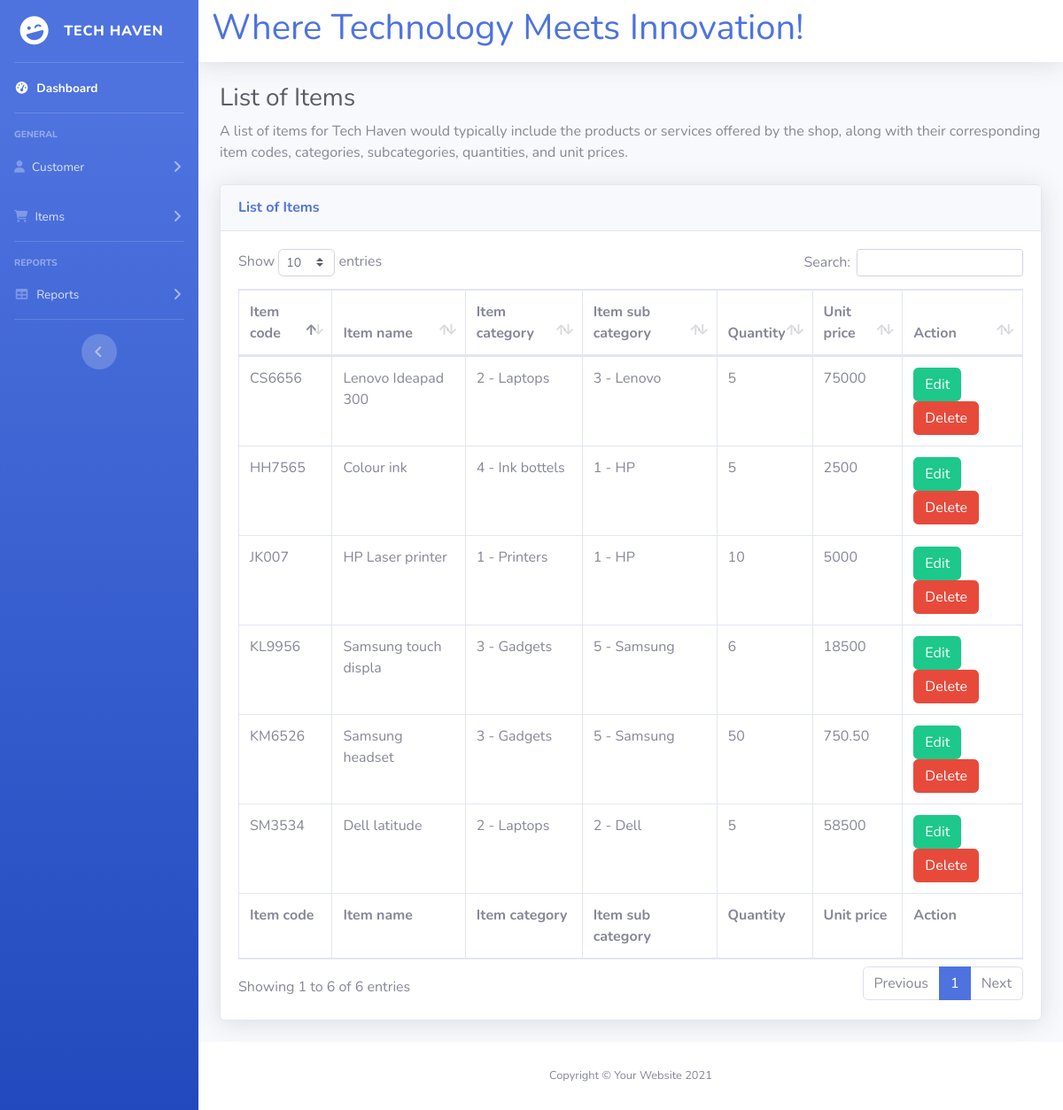
Page /Item_List.php on the committed database.
### tables this page shows
CREATE TABLE IF NOT EXISTS `item` (
  `id` int(11) NOT NULL AUTO_INCREMENT,
  `item_code` varchar(20) NOT NULL,
  `item_category` varchar(20) NOT NULL,
  `item_subcategory` varchar(20) NOT NULL,
  `item_name` varchar(20) NOT NULL,
  `quantity` varchar(20) NOT NULL,
  `unit_price` varchar(20) NOT NULL,
  PRIMARY KEY (`id`)
);

CREATE TABLE IF NOT EXISTS `item_category` (
  `id` int(11) NOT NULL AUTO_INCREMENT,
  `category` varchar(100) NOT NULL,
  PRIMARY KEY (`id`)
);

CREATE TABLE IF NOT EXISTS `item_subcategory` (
  `id` int(11) NOT NULL AUTO_INCREMENT,
  `sub_category` varchar(100) NOT NULL,
  PRIMARY KEY (`id`)
);

### Item_List.php (the view, shortened to what this page needs)
<?php
require_once( 'database_conn.php' ); ?>
<!DOCTYPE html>
<html lang="en">
<head>
    <link href="vendor/fontawesome-free/css/all.min.css" rel="stylesheet" type="text/css">
    <link href="css/sb-admin-2.min.css" rel="stylesheet">
    <link href="vendor/datatables/dataTables.bootstrap4.min.css" rel="stylesheet">
    <link href="css/style.css" rel="stylesheet">
</head>
<body id="page-top">
    <div id="wrapper">
        <?php require_once('Side_bar.php'); ?>
        <div id="content-wrapper" class="d-flex flex-column">
            <div id="content">
                <?php require_once('Topbar.php'); ?>
                <div class="container-fluid">
                    <h1 class="h3 mb-2 text-gray-800">List of Items</h1>
                    <p class="mb-4">A list of items for Tech Haven would typically include the products or services offered by the shop, along with their corresponding item codes, categories, subcategories, quantities, and unit prices.</p>
                    <div class="card shadow mb-4">
                        <div class="card-header py-3">
                            <h6 class="m-0 font-weight-bold text-primary">List of Items</h6>
                        </div>
                        <div class="card-body">
                            <div class="table-responsive">
                                <table class="table table-bordered" id="dataTable" width="100%" cellspacing="0">
                                    <thead>
                                        <tr>
                                            <th>Item code</th>
                                            <th>Item name</th>
                                            <th>Item category</th>
                                            <th>Item sub category</th>
                                            <th>Quantity</th>
                                            <th>Unit price</th>
                                            <th>Action</th>
                                        </tr>
                                    </thead>
                                    <tfoot>
                                        <tr>
                                             <th>Item code</th>
                                            <th>Item name</th>
                                            <th>Item category</th>
                                            <th>Item sub category</th>
                                            <th>Quantity</th>
                                            <th>Unit price</th>
                                            <th>Action</th>
                                        </tr>
                                    </tfoot>
                                    <tbody>
                                    <?php
                                    $sql_query = "SELECT item.id AS item_id, item_code, item_name, item_category, item_subcategory, quantity, unit_price, category, sub_category
                                    FROM item
                                    JOIN item_category ON item.item_category = item_category.id
                                    JOIN item_subcategory ON item.item_subcategory = item_subcategory.id";
                                    $sql_query_result=$database_connection->query($sql_query);
                                    if ($sql_query_result->num_rows>0) {
                                        while ($data_row=$sql_query_result->fetch_assoc()) {
                                            ?>
                                        <tr>
                                            <td><?php echo $data_row['item_code']; ?></td>
                                            <td><?php echo $data_row['item_name']; ?></td>
                                            <td><?php echo $data_row['item_category']." - ".$data_row['category']; ?></td>
                                            <td><?php echo $data_row['item_subcategory']." - ".$data_row['sub_category']; ?></td>
                                            <td><?php echo $data_row['quantity']; ?></td>
                                            <td><?php echo $data_row['unit_price']; ?></td>
                                            <td>
                                                <a href="Item_Update_UI.php?item_id=<?php echo $data_row['item_id'];?>"><button
                                                        type="button" class="btn btn-success" data-toggle="button"
                                                        aria-pressed="false" autocomplete="off">
                                                        Edit
                                                    </button></a>
                                                <a
                                                    href="Item_Delete.php?item_id=<?php echo $data_row['item_id'];?>"><button
                                                        type="button" data-bs-toggle="modal"
                                                        data-bs-target="#exampleModal" class="btn btn-danger"
                                                        aria-pressed="false" autocomplete="off">
                                                        Delete
                                                    </button></a>
                                            </td>
                                        </tr>
                                        <?php
                                        }
                                    }else {
                                        header( 'location:Customers_list.php?msg=Can`t find data' );
                                    }
                                    ?>
                                    </tbody>
                                </table>
                            </div>
                        </div>
                    </div>
                </div>
            </div>
            <?php require_once('Footer.php'); ?>
        </div>
    </div>
</body>
</html>

### rows in the picture
item: item_code "JK007", item_name "HP Laser printer", item_category "1", item_category.category "Printers", item_subcategory "1", item_subcategory.sub_category "HP", quantity "10", unit_price "5000"
item: item_code "CS6656", item_name "Lenovo Ideapad 300", item_category "2", item_category.category "Laptops", item_subcategory "3", item_subcategory.sub_category "Lenovo", quantity "5", unit_price "75000"
item: item_code "KL9956", item_name "Samsung touch displa", item_category "3", item_category.category "Gadgets", item_subcategory "5", item_subcategory.sub_category "Samsung", quantity "6", unit_price "18500"
item: item_code "HH7565", item_name "Colour ink", item_category "4", item_category.category "Ink bottels", item_subcategory "1", item_subcategory.sub_category "HP", quantity "5", unit_price "2500"
item: item_code "SM3534", item_name "Dell latitude", item_category "2", item_category.category "Laptops", item_subcategory "2", item_subcategory.sub_category "Dell", quantity "5", unit_price "58500"
item: item_code "KM6526", item_name "Samsung headset", item_category "3", item_category.category "Gadgets", item_subcategory "5", item_subcategory.sub_category "Samsung", quantity "50", unit_price "750.50"
